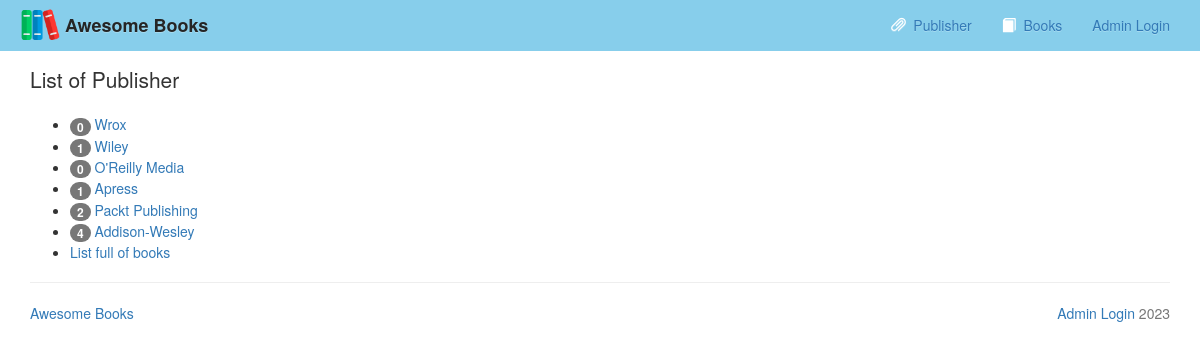
The app's page /publisher_list.php with its own data.
### tables this page shows
CREATE TABLE `publisher` (
  `publisherid` int(10) UNSIGNED NOT NULL,
  `publisher_name` varchar(60) NOT NULL
);

### publisher_list.php (the view, shortened to what this page needs)
<?php
	$conn = db_connect();
	$query = "SELECT * FROM publisher ORDER BY publisherid";
	$result = mysqli_query($conn, $query);
	require "./template/header.php";
?>
	<p class="padding-top lead">List of Publisher</p>
	<ul>
	<?php
		while($row = mysqli_fetch_assoc($result)){
			$count = 0;
			$query = "SELECT publisherid FROM books";
			$result2 = mysqli_query($conn, $query);
			while ($pubInBook = mysqli_fetch_assoc($result2)){
				if($pubInBook['publisherid'] == $row['publisherid']){
					$count++;
				}
			}
	?>
		<li>
			<span class="badge"><?php echo $count; ?></span>
		    <a href="bookPerPub.php?pubid=<?php echo $row['publisherid']; ?>"><?php echo $row['publisher_name']; ?></a>
		</li>
	<?php } ?>
		<li>
			<a href="books.php">List full of books</a>
		</li>
	</ul>
<?php
	require "./template/footer.php";
?>

### template/header.php (shortened to what this page needs)
<!DOCTYPE html>
<html lang="en">
  <head>
    <link href="./bootstrap/css/bootstrap.min.css" rel="stylesheet">
    <link href="./bootstrap/css/bootstrap-theme.min.css" rel="stylesheet">
  </head>
  <body>
    <nav class="navbar navbar navbar-fixed-top  custom-nav">
      <div class="container">
        <div class="navbar-header">
          <a class="logo-container navbar-brand custom-anchors" href="index.php">
            <img src="./bootstrap/assets/book2.png" class="logo" alt="logo" />
            <span class="logo-text">Awesome Books</span>
          </a>
        </div>
        <div id="navbar" class="navbar-collapse collapse">
          <ul class="nav navbar-nav navbar-right">
              <li><a href="publisher_list.php"><span class="glyphicon glyphicon-paperclip custom-anchors"></span>&nbsp; Publisher</a></li>
              <li><a href="books.php"><span class="glyphicon glyphicon-book custom-anchors"></span>&nbsp; Books</a></li>
              <li><a href="admin.php" class="text-primary">Admin Login</a></li>
            </ul>
          </div>
        </div>
    </nav>
    <div class="container" id="main">

### template/footer.php (shortened to what this page needs)
      	<hr>
      	<footer>
        	<div class="text-muted pull-left">
            	<a href="index.php"> Awesome Books </a>
        	</div>
        	<div class="text-muted pull-right">
          		<a href="admin.php">Admin Login</a> 2023
        	</div>
      	</footer>
    </div>
  </body>
</html>

### template/header.php (style rules this page uses)
body { padding-top: 50px; }
.padding-top { padding-top: 1.5rem; }
.custom-nav { background-color: skyblue }
.custom-anchors { color: #fff; }
.logo-container { overflow: hidden; display: flex; justify-content: center; align-items: center; padding: .5rem; }
.logo { height: 100%; max-width: 100%; }
.logo-text { color: #252525; margin-left: .5rem; font-weight: bold; }

### records on screen
publisher: count "0", publisher_name "Wrox"
publisher: count "1", publisher_name "Wiley"
publisher: count "0", publisher_name "O'Reilly Media"
publisher: count "1", publisher_name "Apress"
publisher: count "2", publisher_name "Packt Publishing"
publisher: count "4", publisher_name "Addison-Wesley"
